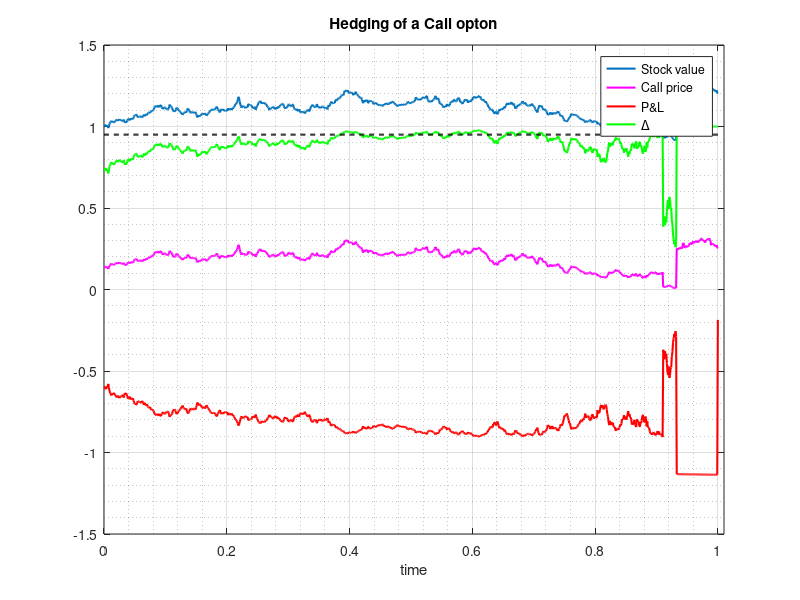
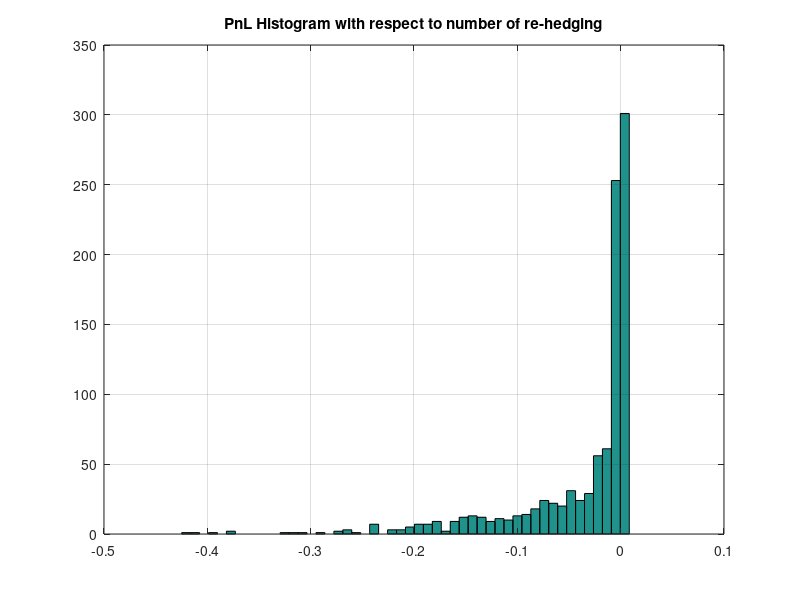

The MATLAB script that drew these images, in order:
function HedgingWithJumps
clf;clc;close all;
format long

% Model configuration

NoOfPaths = 1000;
NoOfSteps = 1000;
r     = 0.05;
S0    = 1;
sigma = 0.2;
sigmaJ= 0.25;
muJ   = 0;
xiP   = 1;
T     = 1.0;
K     = 1*0.95;

% Generation of the stock paths

randn('seed',10) %17 %20 %25 %43 %4 %11
[S,time] = GeneratePathsMertonEuler(NoOfPaths,NoOfSteps,T,r,S0,sigma,sigmaJ,muJ,xiP);

% Define lambda expression for call option and option delta

C = @(t,K,S0)BS_Call_Put_Option_Price('c',S0,K,sigma,t,T,r);
Delta_call = @(t,K,S0)BS_Delta('c',S0,K,sigma,t,T,r);

% Hedging part

PnL        = zeros(NoOfPaths,length(time));
delta_init = Delta_call(0,K,S0);
PnL(:,1)   = C(0,K,S0) - delta_init*S0;

CallM      = zeros(NoOfPaths,length(time));
CallM(:,1) = C(0,K,S0);
DeltaM     = zeros(NoOfPaths,length(time));
DeltaM(:,1)= Delta_call(0,K,S0);

% Iterate over all time steps

for i=2:NoOfSteps+1
    time(i)
    dt = time(i)-time(i-1);   
    delta_old  = Delta_call(time(i-1),K,S(:,i-1));
    delta_curr = Delta_call(time(i),K,S(:,i));
    PnL(:,i)   =  PnL(:,i-1)*exp(r*dt) - (delta_curr-delta_old).*S(:,i); % PnL
    CallM(:,i) = C(time(i),K,S(:,i));
    DeltaM(:,i)= delta_curr;
end

% Final PnL calculation 

PnL(:,end)=PnL(:,end) -max(S(:,end)-K,0) +  DeltaM(:,end).*S(:,end);

% Plot hedging results for a specified path

path_id =21;
 
figure(1)
plot(time,S(path_id,:),'linewidth',1.5)
hold on
plot(time,CallM(path_id,:),'-m','linewidth',1.5)
plot(time,PnL(path_id,:),'-r','linewidth',1.5)
plot(time,DeltaM(path_id,:),'g','linewidth',1.5)
plot(time,K.*ones(length(time),1),'--k','linewidth',1.5)
legend('Stock value','Call price','P&L','\Delta')
grid on
grid minor
title('Hedging of a Call opton')
xlabel('time')
xlim([0,T+0.01])

% PnL histogram

figure(2)
hist(PnL(:,end),50)
grid on
title('PnL Histogram with respect to number of re-hedging')

% Analysis for each path

for i =1:NoOfPaths
    fprintf('path_id = %2.0d, PnL(t_0)= %0.4f, PnL(Tm-1) =%0.4f,S(Tm) =%0.4f,max(S(tm)-K,0)= %0.4f, PnL(t_m) = %0.4f',i,PnL(i,1),PnL(i,end-1),S(i,end),max(S(i,end)-K,0),PnL(i,end))
    fprintf('\n')
end

function [S,time] = GeneratePathsMertonEuler(NoOfPaths,NoOfSteps,T,r,S0,sigma,sigmaJ,muJ,xiP)

% Empty matrices for the Poisson process and stock paths

Xp     = zeros(NoOfPaths,NoOfSteps);
X      = zeros(NoOfPaths,NoOfSteps);
W      = zeros(NoOfPaths,NoOfSteps);
X(:,1) = log(S0);
S      = zeros(NoOfPaths,NoOfSteps);
dt     = T/NoOfSteps;

% Random noise

Z1 = random('poisson',xiP*dt,[NoOfPaths,NoOfSteps]);
Z2 = random('normal',0,1,[NoOfPaths,NoOfSteps]);
J  = random('normal',muJ,sigmaJ,[NoOfPaths,NoOfSteps]);

% Creation of the paths

% Expectation E(exp(J))

EeJ = exp(muJ + 0.5*sigmaJ^2);
time = zeros(NoOfSteps,1);
for i=1:NoOfSteps  
    if NoOfPaths>1
        Z2(:,i) = (Z2(:,i)-mean(Z2(:,i)))/std(Z2(:,i));
    end
    Xp(:,i+1) = Xp(:,i) + Z1(:,i);
    W(:,i+1)  = W(:,i)  + sqrt(dt)* Z2(:,i);
        
    X(:,i+1)  = X(:,i) + (r- xiP*(EeJ-1)-0.5*sigma^2)*dt +  sigma* (W(:,i+1)-W(:,i)) + J(:,i).*(Xp(:,i+1)-Xp(:,i));
    time(i+1) = time(i) + dt;
end
S = exp(X);

function value = BS_Delta(CP,S_0,K,sigma,t,T,r)
if (t-T>10e-20 && T-t<10e-7)
   t=T;
end
d1    = (log(S_0 ./ K) + (r + 0.5 * sigma.^2) * (T-t)) ./ (sigma * sqrt(T-t));
if lower(CP) == 'c' || lower(CP) == 1
   value = normcdf(d1);
elseif lower(CP) == 'p' || lower(CP) == -1
    value = normcdf(d1)-1;
end

% Black-Scholes call option price

function value = BS_Call_Put_Option_Price(CP,S_0,K,sigma,t,T,r)
if (t-T>10e-20 && T-t<10e-7)
   t=T;
end
d1    = (log(S_0 ./ K) + (r + 0.5 * sigma.^2) * (T-t)) ./ (sigma * sqrt(T-t));
d2    = d1 - sigma * sqrt(T-t);
if lower(CP) == 'c' || lower(CP) == 1
    value = normcdf(d1) .* S_0 - normcdf(d2) .* K * exp(-r * (T-t));
elseif lower(CP) == 'p' || lower(CP) == -1
    value = normcdf(-d2) .* K*exp(-r*(T-t)) - normcdf(-d1).*S_0;
end
